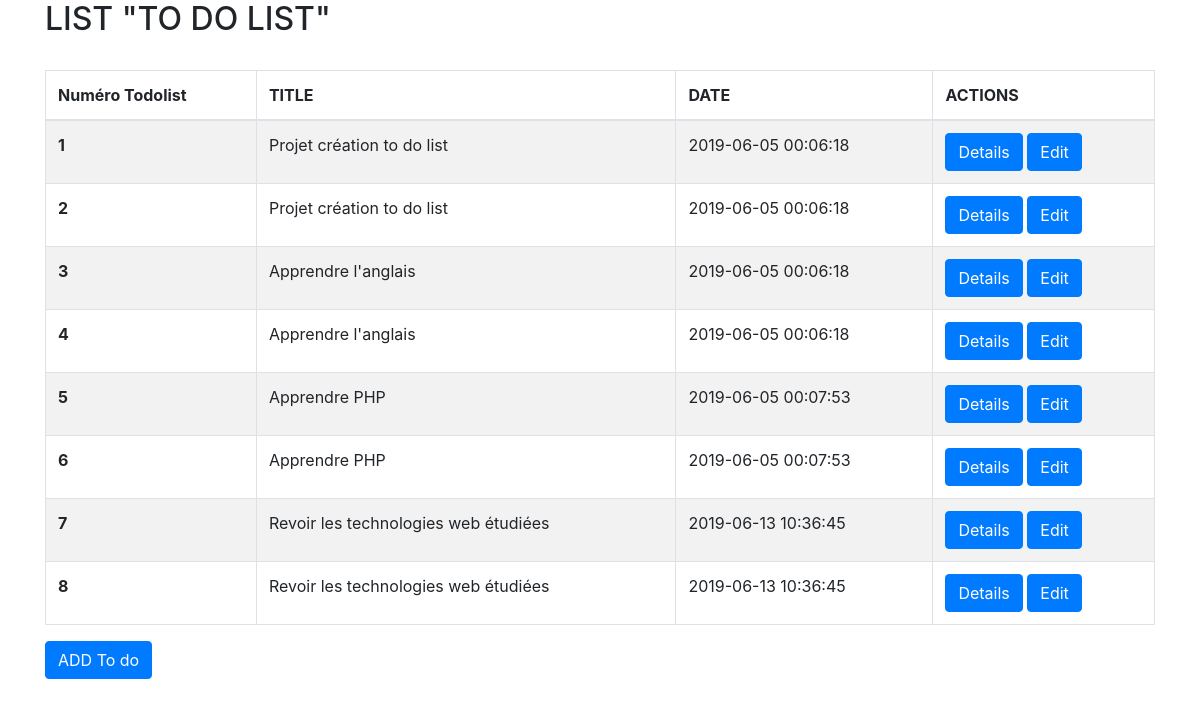
The page / on the database its author committed.
### tables this page shows
CREATE TABLE `todolist` (
  `id_todolist` int(11) NOT NULL,
  `title` varchar(60) NOT NULL,
  `details` varchar(255) NOT NULL,
  `id_author` int(11) NOT NULL,
  `creation_date` datetime NOT NULL DEFAULT CURRENT_TIMESTAMP
);

### controller/controller.php (called while the page is built)
<?php
    require_once("model/model.php");
    function printtodolists(){
        $listTodo = gettodolists();
        require_once("view/listtodolist.php");
    }

### index.php (called while the page is built)
<?php
    require_once("controller/controller.php");
    printtodolists();

### model/model.php (called while the page is built, shortened)
<?php
    function gettodolists(){
        $db = ConnectDatabase::connect();
        return $db->query("SELECT * FROM todolist, authors");
    }

### view/listtodolist.php (the view, shortened to what this page needs)
  <div class="container">
    <h2>LIST "TO DO LIST"</h2>
    <br>
    <table class="table table-md table-striped table-bordered">
      <thead>
        <tr>
          <th scope="col">Numéro Todolist</th>
          <th scope="col">TITLE</th>
          <th scope="col">DATE</th>
          <th scope="col">ACTIONS</th>
        </tr>
      </thead>
      <tbody>
      <?php
        $num_todolist = 1;
        while($data = $listTodo->fetch()){
      ?>
        <tr>
          <th scope="row"> <?= $num_todolist ?> </th>
          <td><?= $data["title"] ?></td>
          <td><?= $data["creation_date"] ?></td>
          <td>
            <button type="button" class="btn btn-primary" data-toggle="modal" data-target="#modal-details">Details</button>
            <button type="button" class="btn btn-primary" data-toggle="modal" data-target="#modal-edit">Edit</button>
          </td>
        </tr>
      <?php
          $num_todolist += 1;
        }
      ?>
      </tbody>
    </table>
    <button type="button" class="btn btn-primary" data-toggle="modal" data-target="#modal-add">ADD To do</button>
  </div>
<?php $content = ob_get_clean() ?>
<?php require_once("template.php") ?>

### view/template.php (shortened to what this page needs)
<!DOCTYPE html>
<html>
    <head>
        <link href="/public/css/style.css" rel="stylesheet">
        <link rel="stylesheet" href="https://stackpath.bootstrapcdn.com/bootstrap/4.3.1/css/bootstrap.min.css">
    </head>
    <body>
        <?= $content ?>
    </body>
</html>

### rows shown on the page
todolist: title "Projet création to do list", creation_date "2019-06-05 00:06:18"
todolist: title "Apprendre l'anglais", creation_date "2019-06-05 00:06:18"
todolist: title "Apprendre PHP", creation_date "2019-06-05 00:07:53"
todolist: title "Revoir les technologies web étudiées", creation_date "2019-06-13 10:36:45"
